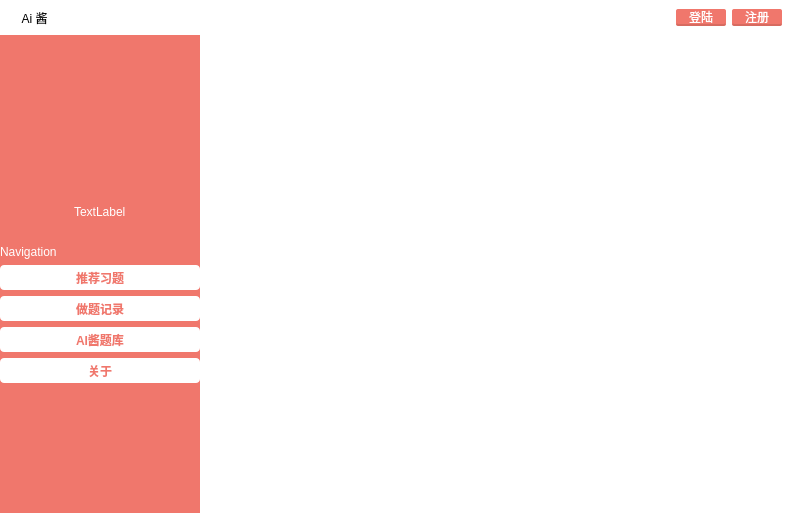
<?xml version="1.0" encoding="UTF-8"?>
<ui version="4.0">
 <class>Dialog</class>
 <widget class="QDialog" name="Dialog">
  <property name="geometry">
   <rect>
    <x>0</x>
    <y>0</y>
    <width>796</width>
    <height>513</height>
   </rect>
  </property>
  <property name="windowTitle">
   <string>Dialog</string>
  </property>
  <property name="styleSheet">
   <string notr="true">background-color: rgb(255, 255, 255);</string>
  </property>
  <widget class="QWidget" name="verticalWidget" native="true">
   <property name="geometry">
    <rect>
     <x>0</x>
     <y>30</y>
     <width>200</width>
     <height>490</height>
    </rect>
   </property>
   <property name="minimumSize">
    <size>
     <width>200</width>
     <height>490</height>
    </size>
   </property>
   <property name="maximumSize">
    <size>
     <width>200</width>
     <height>490</height>
    </size>
   </property>
   <property name="styleSheet">
    <string notr="true">background: #f0776c;
</string>
   </property>
   <layout class="QVBoxLayout" name="verticalLayout">
    <item>
     <spacer name="verticalSpacer_2">
      <property name="orientation">
       <enum>Qt::Vertical</enum>
      </property>
      <property name="sizeHint" stdset="0">
       <size>
        <width>20</width>
        <height>30</height>
       </size>
      </property>
     </spacer>
    </item>
    <item alignment="Qt::AlignHCenter">
     <widget class="QGraphicsView" name="graphicsView">
      <property name="enabled">
       <bool>false</bool>
      </property>
      <property name="minimumSize">
       <size>
        <width>100</width>
        <height>100</height>
       </size>
      </property>
      <property name="maximumSize">
       <size>
        <width>100</width>
        <height>100</height>
       </size>
      </property>
      <property name="layoutDirection">
       <enum>Qt::LeftToRight</enum>
      </property>
      <property name="autoFillBackground">
       <bool>true</bool>
      </property>
      <property name="styleSheet">
       <string notr="true">background-image: url(:/bear.jpg);
border-radius:50px;
</string>
      </property>
     </widget>
    </item>
    <item alignment="Qt::AlignHCenter">
     <widget class="QLabel" name="label_3">
      <property name="styleSheet">
       <string notr="true">color: rgb(255, 255, 255);</string>
      </property>
      <property name="text">
       <string>TextLabel</string>
      </property>
     </widget>
    </item>
    <item>
     <spacer name="horizontalSpacer_2">
      <property name="orientation">
       <enum>Qt::Horizontal</enum>
      </property>
      <property name="sizeHint" stdset="0">
       <size>
        <width>40</width>
        <height>20</height>
       </size>
      </property>
     </spacer>
    </item>
    <item alignment="Qt::AlignLeft">
     <widget class="QLabel" name="label_2">
      <property name="styleSheet">
       <string notr="true">color: rgb(255, 255, 255);</string>
      </property>
      <property name="text">
       <string>Navigation</string>
      </property>
     </widget>
    </item>
    <item>
     <widget class="QPushButton" name="recommend">
      <property name="sizePolicy">
       <sizepolicy hsizetype="Minimum" vsizetype="Fixed">
        <horstretch>0</horstretch>
        <verstretch>30</verstretch>
       </sizepolicy>
      </property>
      <property name="minimumSize">
       <size>
        <width>0</width>
        <height>25</height>
       </size>
      </property>
      <property name="maximumSize">
       <size>
        <width>16777215</width>
        <height>16777215</height>
       </size>
      </property>
      <property name="styleSheet">
       <string notr="true">background: white;
color: #f0776c;
border-radius:4px;
font:bold;</string>
      </property>
      <property name="text">
       <string>推荐习题</string>
      </property>
      <property name="iconSize">
       <size>
        <width>8</width>
        <height>8</height>
       </size>
      </property>
     </widget>
    </item>
    <item>
     <widget class="QPushButton" name="record">
      <property name="minimumSize">
       <size>
        <width>0</width>
        <height>25</height>
       </size>
      </property>
      <property name="styleSheet">
       <string notr="true">background: white;
color: #f0776c;
border-radius:4px;
font:bold;</string>
      </property>
      <property name="text">
       <string>做题记录</string>
      </property>
     </widget>
    </item>
    <item>
     <widget class="QPushButton" name="problems">
      <property name="minimumSize">
       <size>
        <width>0</width>
        <height>25</height>
       </size>
      </property>
      <property name="styleSheet">
       <string notr="true">background: white;
color: #f0776c;
border-radius:4px;
font:bold;</string>
      </property>
      <property name="text">
       <string>AI酱题库</string>
      </property>
     </widget>
    </item>
    <item>
     <widget class="QPushButton" name="about">
      <property name="minimumSize">
       <size>
        <width>0</width>
        <height>25</height>
       </size>
      </property>
      <property name="styleSheet">
       <string notr="true">background: white;
color: #f0776c;
border-radius:4px;
font:bold;</string>
      </property>
      <property name="text">
       <string>关于</string>
      </property>
     </widget>
    </item>
    <item>
     <spacer name="verticalSpacer_3">
      <property name="orientation">
       <enum>Qt::Vertical</enum>
      </property>
      <property name="sizeHint" stdset="0">
       <size>
        <width>20</width>
        <height>40</height>
       </size>
      </property>
     </spacer>
    </item>
    <item>
     <spacer name="verticalSpacer">
      <property name="orientation">
       <enum>Qt::Vertical</enum>
      </property>
      <property name="sizeHint" stdset="0">
       <size>
        <width>20</width>
        <height>40</height>
       </size>
      </property>
     </spacer>
    </item>
   </layout>
  </widget>
  <widget class="QWidget" name="main" native="true">
   <property name="geometry">
    <rect>
     <x>200</x>
     <y>30</y>
     <width>595</width>
     <height>490</height>
    </rect>
   </property>
   <layout class="QVBoxLayout" name="verticalLayout_2">
    <item>
     <widget class="QTextEdit" name="contents">
      <property name="styleSheet">
       <string notr="true">border:2px;</string>
      </property>
     </widget>
    </item>
   </layout>
  </widget>
  <widget class="QFrame" name="horizontalFrame_2">
   <property name="geometry">
    <rect>
     <x>0</x>
     <y>0</y>
     <width>791</width>
     <height>35</height>
    </rect>
   </property>
   <property name="minimumSize">
    <size>
     <width>0</width>
     <height>35</height>
    </size>
   </property>
   <layout class="QHBoxLayout" name="horizontalLayout_2">
    <item alignment="Qt::AlignVCenter">
     <widget class="QLabel" name="label">
      <property name="minimumSize">
       <size>
        <width>100</width>
        <height>0</height>
       </size>
      </property>
      <property name="maximumSize">
       <size>
        <width>100</width>
        <height>20</height>
       </size>
      </property>
      <property name="styleSheet">
       <string notr="true">font: 10pt &quot;华文琥珀&quot;;
font: 11pt &quot;华文彩云&quot;;
</string>
      </property>
      <property name="text">
       <string>    Ai 酱</string>
      </property>
     </widget>
    </item>
    <item>
     <spacer name="horizontalSpacer">
      <property name="orientation">
       <enum>Qt::Horizontal</enum>
      </property>
      <property name="sizeHint" stdset="0">
       <size>
        <width>40</width>
        <height>20</height>
       </size>
      </property>
     </spacer>
    </item>
    <item alignment="Qt::AlignLeft">
     <widget class="QPushButton" name="pushButton">
      <property name="minimumSize">
       <size>
        <width>50</width>
        <height>0</height>
       </size>
      </property>
      <property name="maximumSize">
       <size>
        <width>70</width>
        <height>20</height>
       </size>
      </property>
      <property name="styleSheet">
       <string notr="true">background: #f0776c;
color: white;
border-bottom: 2px solid #d76b60;
border-radius: 2px;</string>
      </property>
      <property name="text">
       <string>登陆</string>
      </property>
     </widget>
    </item>
    <item alignment="Qt::AlignLeft">
     <widget class="QPushButton" name="pushButton_2">
      <property name="minimumSize">
       <size>
        <width>50</width>
        <height>0</height>
       </size>
      </property>
      <property name="maximumSize">
       <size>
        <width>70</width>
        <height>20</height>
       </size>
      </property>
      <property name="styleSheet">
       <string notr="true">background: #f0776c;
color: white;
border-bottom: 2px solid #d76b60;
border-radius: 2px;</string>
      </property>
      <property name="text">
       <string>注册</string>
      </property>
     </widget>
    </item>
   </layout>
  </widget>
 </widget>
 <resources>
  <include location="C:/Users/mac/Desktop/images.qrc"/>
 </resources>
 <connections/>
</ui>
